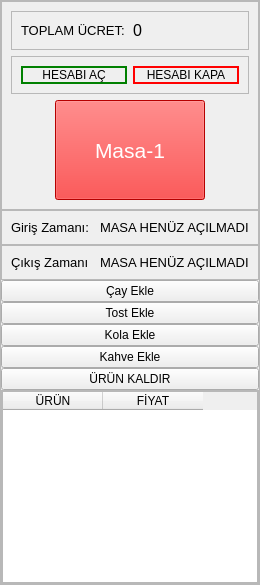
            <widget class="QFrame" name="frame_2">
             <property name="frameShape">
              <enum>QFrame::StyledPanel</enum>
             </property>
             <property name="frameShadow">
              <enum>QFrame::Raised</enum>
             </property>
             <layout class="QVBoxLayout" name="verticalLayout_2">
              <property name="spacing">
               <number>0</number>
              </property>
              <property name="leftMargin">
               <number>0</number>
              </property>
              <property name="topMargin">
               <number>0</number>
              </property>
              <property name="rightMargin">
               <number>0</number>
              </property>
              <property name="bottomMargin">
               <number>0</number>
              </property>
              <item>
               <widget class="QFrame" name="frame_5">
                <property name="frameShape">
                 <enum>QFrame::StyledPanel</enum>
                </property>
                <property name="frameShadow">
                 <enum>QFrame::Raised</enum>
                </property>
                <layout class="QVBoxLayout" name="verticalLayout_3">
                 <item>
                  <widget class="QFrame" name="frame_32">
                   <property name="frameShape">
                    <enum>QFrame::StyledPanel</enum>
                   </property>
                   <property name="frameShadow">
                    <enum>QFrame::Raised</enum>
                   </property>
                   <layout class="QHBoxLayout" name="horizontalLayout_19">
                    <item>
                     <widget class="QLabel" name="label_9">
                      <property name="font">
                       <font>
                        <pointsize>10</pointsize>
                       </font>
                      </property>
                      <property name="text">
                       <string>TOPLAM ÜCRET:</string>
                      </property>
                     </widget>
                    </item>
                    <item>
                     <widget class="QLabel" name="toplam1">
                      <property name="font">
                       <font>
                        <pointsize>12</pointsize>
                       </font>
                      </property>
                      <property name="text">
                       <string>0</string>
                      </property>
                     </widget>
                    </item>
                   </layout>
                  </widget>
                 </item>
                 <item>
                  <widget class="QFrame" name="frame_8">
                   <property name="frameShape">
                    <enum>QFrame::StyledPanel</enum>
                   </property>
                   <property name="frameShadow">
                    <enum>QFrame::Raised</enum>
                   </property>
                   <layout class="QHBoxLayout" name="horizontalLayout_4">
                    <item>
                     <widget class="QPushButton" name="hesapac1">
                      <property name="maximumSize">
                       <size>
                        <width>200</width>
                        <height>100</height>
                       </size>
                      </property>
                      <property name="styleSheet">
                       <string notr="true">border:2px solid green;
border-radius:10px;
</string>
                      </property>
                      <property name="text">
                       <string>HESABI AÇ</string>
                      </property>
                     </widget>
                    </item>
                    <item>
                     <widget class="QPushButton" name="hesapkapa1">
                      <property name="maximumSize">
                       <size>
                        <width>200</width>
                        <height>100</height>
                       </size>
                      </property>
                      <property name="styleSheet">
                       <string notr="true">border:2px solid red;
border-radius:10px;
</string>
                      </property>
                      <property name="text">
                       <string>HESABI KAPA</string>
                      </property>
                     </widget>
                    </item>
                   </layout>
                  </widget>
                 </item>
                 <item alignment="Qt::AlignHCenter">
                  <widget class="QPushButton" name="masa1">
                   <property name="minimumSize">
                    <size>
                     <width>150</width>
                     <height>100</height>
                    </size>
                   </property>
                   <property name="maximumSize">
                    <size>
                     <width>200</width>
                     <height>200</height>
                    </size>
                   </property>
                   <property name="font">
                    <font>
                     <pointsize>16</pointsize>
                    </font>
                   </property>
                   <property name="styleSheet">
                    <string notr="true">background-color:red;
color:white;</string>
                   </property>
                   <property name="text">
                    <string>Masa-1</string>
                   </property>
                  </widget>
                 </item>
                </layout>
               </widget>
              </item>
              <item alignment="Qt::AlignTop">
               <widget class="QFrame" name="frame_6">
                <property name="frameShape">
                 <enum>QFrame::StyledPanel</enum>
                </property>
                <property name="frameShadow">
                 <enum>QFrame::Raised</enum>
                </property>
                <layout class="QHBoxLayout" name="horizontalLayout_3">
                 <item>
                  <widget class="QLabel" name="label">
                   <property name="font">
                    <font>
                     <pointsize>10</pointsize>
                    </font>
                   </property>
                   <property name="text">
                    <string>Giriş Zamanı:</string>
                   </property>
                  </widget>
                 </item>
                 <item>
                  <widget class="QLabel" name="giriszamani1">
                   <property name="font">
                    <font>
                     <pointsize>10</pointsize>
                    </font>
                   </property>
                   <property name="text">
                    <string>MASA HENÜZ AÇILMADI</string>
                   </property>
                  </widget>
                 </item>
                </layout>
               </widget>
              </item>
              <item alignment="Qt::AlignTop">
               <widget class="QFrame" name="frame_9">
                <property name="frameShape">
                 <enum>QFrame::StyledPanel</enum>
                </property>
                <property name="frameShadow">
                 <enum>QFrame::Raised</enum>
                </property>
                <layout class="QHBoxLayout" name="horizontalLayout_5">
                 <item>
                  <widget class="QLabel" name="label_2">
                   <property name="font">
                    <font>
                     <pointsize>10</pointsize>
                    </font>
                   </property>
                   <property name="text">
                    <string>Çıkış Zamanı</string>
                   </property>
                  </widget>
                 </item>
                 <item>
                  <widget class="QLabel" name="cikiszamani1">
                   <property name="font">
                    <font>
                     <pointsize>10</pointsize>
                    </font>
                   </property>
                   <property name="text">
                    <string>MASA HENÜZ AÇILMADI</string>
                   </property>
                  </widget>
                 </item>
                </layout>
               </widget>
              </item>
              <item>
               <widget class="QPushButton" name="cay1">
                <property name="text">
                 <string>Çay Ekle</string>
                </property>
               </widget>
              </item>
              <item>
               <widget class="QPushButton" name="tost1">
                <property name="text">
                 <string>Tost Ekle</string>
                </property>
               </widget>
              </item>
              <item>
               <widget class="QPushButton" name="kola1">
                <property name="text">
                 <string>Kola Ekle</string>
                </property>
               </widget>
              </item>
              <item>
               <widget class="QPushButton" name="kahve1">
                <property name="text">
                 <string>Kahve Ekle</string>
                </property>
               </widget>
              </item>
              <item>
               <widget class="QPushButton" name="sil1">
                <property name="text">
                 <string>ÜRÜN KALDIR</string>
                </property>
               </widget>
              </item>
              <item>
               <widget class="QFrame" name="frame_7">
                <property name="frameShape">
                 <enum>QFrame::StyledPanel</enum>
                </property>
                <property name="frameShadow">
                 <enum>QFrame::Raised</enum>
                </property>
                <layout class="QHBoxLayout" name="horizontalLayout_41">
                 <property name="spacing">
                  <number>0</number>
                 </property>
                 <property name="leftMargin">
                  <number>0</number>
                 </property>
                 <property name="topMargin">
                  <number>0</number>
                 </property>
                 <property name="rightMargin">
                  <number>0</number>
                 </property>
                 <property name="bottomMargin">
                  <number>0</number>
                 </property>
                 <item>
                  <widget class="QTableWidget" name="table1">
                   <property name="maximumSize">
                    <size>
                     <width>500</width>
                     <height>300</height>
                    </size>
                   </property>
                   <column>
                    <property name="text">
                     <string>ÜRÜN</string>
                    </property>
                   </column>
                   <column>
                    <property name="text">
                     <string>FİYAT</string>
                    </property>
                   </column>
                  </widget>
                 </item>
                </layout>
               </widget>
              </item>
             </layout>
            </widget>
